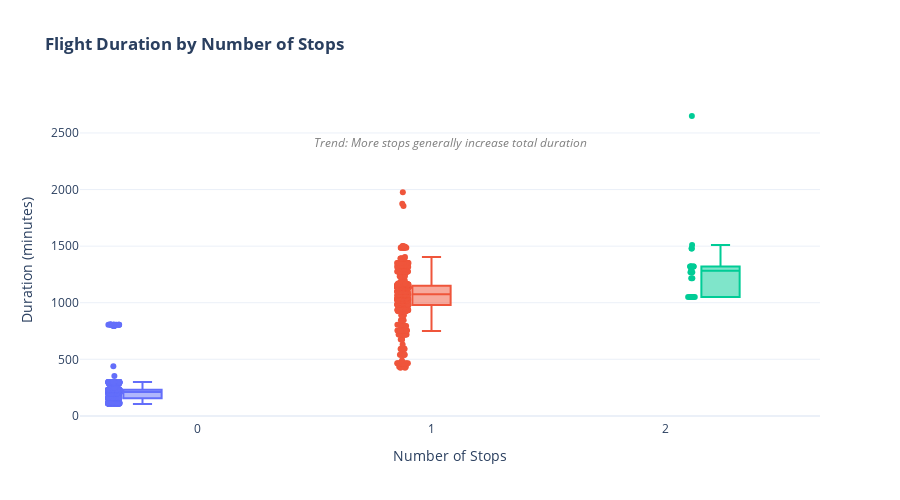

Source (notebook cell):
### Markdown cell above
Artifact 5: Route-Based Comparisons

### Code cell
# %% [markdown]
### 📅 Price & Emissions Heatmaps by Travel Date

# %%
import plotly.express as px
import plotly.graph_objects as go
from ipywidgets import widgets, Layout
from IPython.display import display, HTML
import numpy as np

metric_selector = widgets.RadioButtons(
    options=['Price', 'CO₂ Emissions'],
    value='Price',
    description='Metric:',
    layout=Layout(width='200px'),
    style={'description_width': '100px'}
)

direction_selector = widgets.RadioButtons(
    options=['From Taipei', 'To Taipei'],
    value='From Taipei',
    description='Direction:',
    layout=Layout(width='200px'),
    style={'description_width': '100px'}
)

route_selector = widgets.Dropdown(
    options=sorted(df['Route'].unique()),
    value='BKK-TPE',
    description='Route:',
    layout=Layout(width='300px'),
    style={'description_width': '100px'}
)

# Create visualization function
def plot_heatmap(metric, direction, route):
    # Filter data
    if direction == 'From Taipei':
        filtered_df = df[(df['From'] == 'TPE') & (df['Route'] == route)]
    else:
        filtered_df = df[(df['To'] == 'TPE') & (df['Route'] == route)]
    
    # Create pivot table (days x months)
    pivot_df = filtered_df.pivot_table(
        values='Price' if metric == 'Price' else 'co2 emissions',
        index=filtered_df['Date'].dt.day,
        columns=filtered_df['Date'].dt.month,
        aggfunc='mean'
    )
    
    # Create custom hover text
    hover_text = []
    for day in range(1, 32):
        hover_row = []
        for month in range(6, 9):  # June-August
            val = pivot_df.loc[day, month] if day in pivot_df.index and month in pivot_df.columns else np.nan
            if not np.isnan(val):
                hover_row.append(
                    f"<b>{month}/{day}</b><br>"
                    f"{'Price' if metric == 'Price' else 'CO₂'}: "
                    f"{'$' if metric == 'Price' else ''}{val:.0f}{'' if metric == 'Price' else 'kg'}"
                )
            else:
                hover_row.append("No data")
        hover_text.append(hover_row)
    
    # Create heatmap
    fig = go.Figure(data=go.Heatmap(
        z=pivot_df.values,
        x=pivot_df.columns.map(lambda x: f'2025-{x:02d}'),  # Format as month names
        y=pivot_df.index,
        colorscale='Viridis' if metric == 'Price' else 'Greens',
        colorbar=dict(
            title='Price (USD)' if metric == 'Price' else 'CO₂ (kg)',
            titleside='right'
        ),
        hoverinfo='text',
        text=hover_text,
        texttemplate="%{text}",
        zmin=filtered_df['Price'].min() if metric == 'Price' else filtered_df['co2 emissions'].min(),
        zmax=filtered_df['Price'].max() if metric == 'Price' else filtered_df['co2 emissions'].max()
    ))
    
    # Update layout
    fig.update_layout(
        title=f"<b>{metric} Heatmap ({direction}) - {route}</b><br><sub>Hover to see exact values</sub>",
        xaxis_title="Month",
        yaxis_title="Day of Month",
        height=600,
        plot_bgcolor='white',
        paper_bgcolor='white',
        font=dict(family='Arial', size=12),
        margin=dict(l=50, r=50, t=100, b=50),
        xaxis=dict(
            tickmode='array',
            tickvals=pivot_df.columns,
            ticktext=['Jun', 'Jul', 'Aug']
        ),
        yaxis=dict(
            autorange='reversed',
            tickmode='linear',
            dtick=1
        )
    )
    
    # Add optimal day annotations
    if metric == 'Price':
        optimal_val = filtered_df['Price'].min()
    else:
        optimal_val = filtered_df['co2 emissions'].min()
    
    optimal_days = filtered_df[
        (filtered_df['Price' if metric == 'Price' else 'co2 emissions'] == optimal_val)
    ]['Date']
    
    for day in optimal_days:
        fig.add_annotation(
            x=day.month,
            y=day.day,
            text="⭐",
            showarrow=False,
            font=dict(size=15, color='gold')
        )
    
    fig.show()

# Create control panel
controls = widgets.VBox([
    widgets.HBox([metric_selector, direction_selector, route_selector]),
], layout=Layout(
    padding='20px',
    border='1px solid #dee2e6',
    border_radius='12px',
    margin='0 0 20px 0'
))

# Display the controls and visualization
display(controls)
widgets.interactive_output(
    plot_heatmap,
    {'metric': metric_selector, 'direction': direction_selector, 'route': route_selector}
)

# Create Duration vs Stops visualization
def plot_duration_stops():
    fig = px.box(
        df,
        x='Stops',
        y='Flight Duration',
        color='Stops_Category',
        points='all',
        title='<b>Flight Duration by Number of Stops</b>',
        labels={'Flight Duration': 'Duration (minutes)', 'Stops': 'Number of Stops'},
        height=500
    )
    
    fig.update_layout(
        plot_bgcolor='white',
        paper_bgcolor='white',
        xaxis=dict(tickvals=sorted(df['Stops'].unique())),
        showlegend=False
    )
    
    # Add trend line annotation
    fig.add_annotation(
        x=0.5, y=0.9,
        xref='paper', yref='paper',
        text="<i>Trend: More stops generally increase total duration</i>",
        showarrow=False,
        font=dict(size=12, color='gray')
    )
    
    fig.show()

# Create interactive widgets
controls = widgets.VBox([
    widgets.HBox([direction_selector, metric_selector]),
], layout=Layout(
    padding='20px',
    border='1px solid #dee2e6',
    border_radius='12px',
    margin='0 0 20px 0'
))

# Display the controls and visualizations
display(controls)
widgets.interactive_output(plot_heatmaps, {'direction': direction_selector, 'metric': metric_selector})

# Display the Duration vs Stops visualization
plot_duration_stops()

### Figure 1 — Plotly figure (JSON) as saved in the notebook; plotly's stock layout.template omitted (floating-point values rounded to 4 significant figures; data arrays with more than 128 entries replaced by an {"elided": "..."} marker saying what was removed)
{"data": [{"alignmentgroup": "True", "boxpoints": "all", "hovertemplate": "Stops_Category=Direct<br>Number of Stops=%{x}<br>Duration (minutes)=%{y}<extra></extra>", "legendgroup": "Direct", "marker": {"color": "#636efa"}, "name": "Direct", "notched": false, "offsetgroup": "Direct", "orientation": "v", "showlegend": true, "type": "box", "x": {"elided": "1072 int values"}, "x0": " ", "xaxis": "x", "y": {"elided": "1072 int values"}, "y0": " ", "yaxis": "y"}, {"alignmentgroup": "True", "boxpoints": "all", "hovertemplate": "Stops_Category=1 Stop<br>Number of Stops=%{x}<br>Duration (minutes)=%{y}<extra></extra>", "legendgroup": "1 Stop", "marker": {"color": "#EF553B"}, "name": "1 Stop", "notched": false, "offsetgroup": "1 Stop", "orientation": "v", "showlegend": true, "type": "box", "x": {"elided": "746 int values"}, "x0": " ", "xaxis": "x", "y": {"elided": "746 int values"}, "y0": " ", "yaxis": "y"}, {"alignmentgroup": "True", "boxpoints": "all", "hovertemplate": "Stops_Category=2+ Stops<br>Number of Stops=%{x}<br>Duration (minutes)=%{y}<extra></extra>", "legendgroup": "2+ Stops", "marker": {"color": "#00cc96"}, "name": "2+ Stops", "notched": false, "offsetgroup": "2+ Stops", "orientation": "v", "showlegend": true, "type": "box", "x": [2, 2, 2, 2, 2, 2, 2, 2, 2, 2, 2, 2, 2, 2, 2, 2, 2, 2, 2, 2, 2, 2], "x0": " ", "xaxis": "x", "y": [1480, 1480, 1050, 1050, 1050, 1050, 1050, 1050, 1050, 1270, 1270, 1320, 1320, 1320, 1320, 1320, 1320, 1216, 1216, 1510, 1295, 2650], "y0": " ", "yaxis": "y"}], "layout": {"annotations": [{"font": {"color": "gray", "size": 12}, "showarrow": false, "text": "<i>Trend: More stops generally increase total duration</i>", "x": 0.5, "xref": "paper", "y": 0.9, "yref": "paper"}], "boxmode": "group", "height": 500, "legend": {"title": {"text": "Stops_Category"}, "tracegroupgap": 0}, "paper_bgcolor": "white", "plot_bgcolor": "white", "showlegend": false, "title": {"text": "<b>Flight Duration by Number of Stops</b>"}, "xaxis": {"anchor": "y", "domain": [0, 1], "tickvals": [0, 1, 2], "title": {"text": "Number of Stops"}}, "yaxis": {"anchor": "x", "domain": [0, 1], "title": {"text": "Duration (minutes)"}}}}
